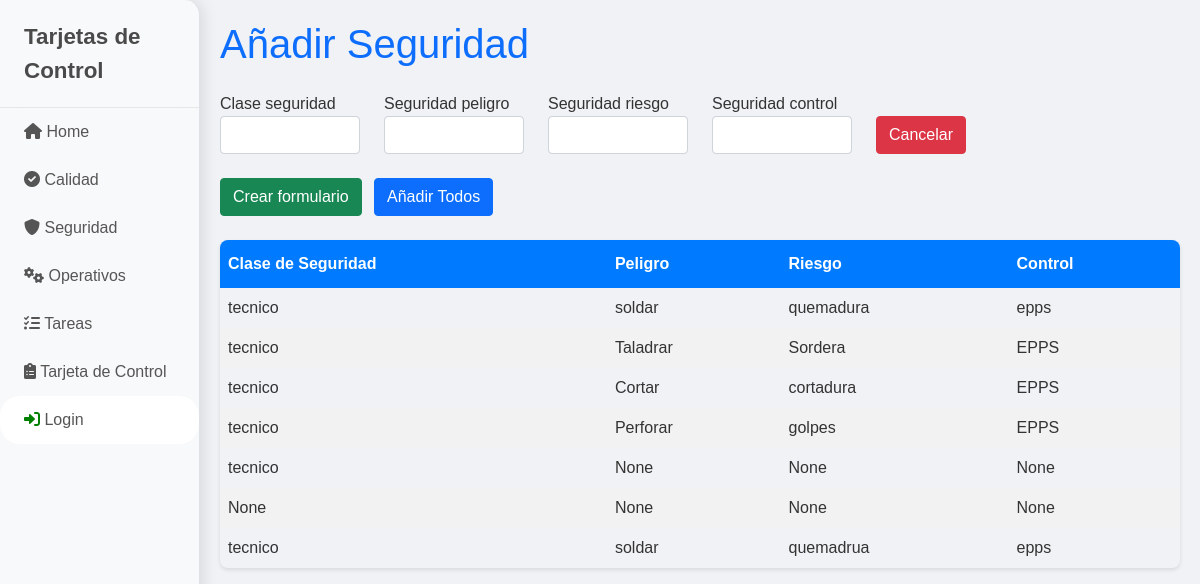
/seguridad/, run on an earlier commit of the app's database.
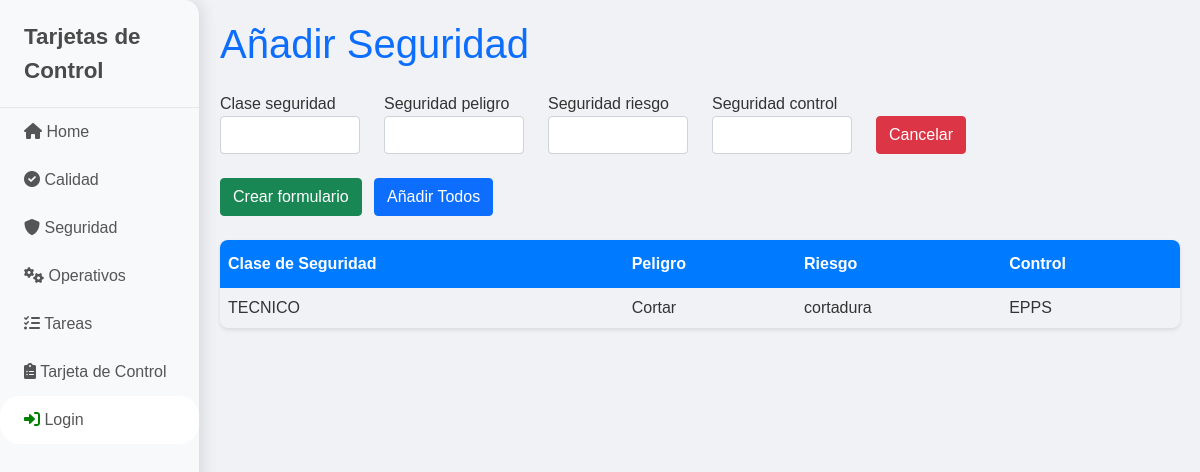
And on a later commit of the database.
### modelos/models.py (models this page shows, shortened)
class RecursoSeguridad(models.Model):
    clase_seguridad = models.CharField(max_length=100, blank=True, null=True)
    seguridad_peligro = models.CharField(max_length=100, blank=True, null=True)
    seguridad_riesgo = models.CharField(max_length=100, blank=True, null=True)
    seguridad_control = models.CharField(max_length=100, blank=True, null=True)

### seguridad/views.py (the view)
# urls.py: path('', views.index, name='calidad_index'),
def index(request):
    context = {'form': SeguridadForm(), 'seguridades': RecursoSeguridad.objects.all()}
    return render(request, 'index_seguridad.html', context)

### seguridad/forms.py
class SeguridadForm(forms.ModelForm):
    class Meta:
        model = RecursoSeguridad
        fields = ('clase_seguridad', 'seguridad_peligro', 'seguridad_riesgo', 'seguridad_control')
        widgets = {
            'clase_seguridad': forms.TextInput(attrs={'class':'form-control'}),
            'seguridad_peligro': forms.TextInput(attrs={'class':'form-control'}),
            'seguridad_riesgo': forms.TextInput(attrs={'class':'form-control'}),
            'seguridad_control': forms.TextInput(attrs={'class':'form-control'}),
        }

### seguridad/templates/index_seguridad.html (shortened to what this page needs)
{% extends 'base.html' %}
{% block content %}
<h1 class="mb-4 text-primary">Añadir Seguridad</h1>
<div id="seguridad-forms">
    {% include 'partials/form_seguridad.html' %}
</div>
<div class="my-4">
    <button type="button" class="btn btn-success me-2" hx-get="{% url 'create-seguridad' %}" hx-target="#seguridad-forms" hx-swap="beforeend">Crear formulario</button>
    <button type="button" class="btn btn-primary" id="submit-all">Añadir Todos</button>
</div>
<table class="table-custom">
    <thead>
        <tr>
            <th>Clase de Seguridad</th>
            <th>Peligro</th>
            <th>Riesgo</th>
            <th>Control</th>
        </tr>
    </thead>
    <tbody id="seguridad-list">
        {% for seguridad in seguridades %}
            {% include 'partials/seguridad.html' %}
        {% endfor %}
    </tbody>
</table>
{% endblock %}

### seguridad/templates/partials/seguridad.html
<tr>
        <td>{{ seguridad.clase_seguridad }}</td>
        <td>{{ seguridad.seguridad_peligro }}</td>
        <td>{{ seguridad.seguridad_riesgo }}</td>
        <td>{{ seguridad.seguridad_control }}</td>
    </tr>

What changed in the data, as far as the page shows it:
removed RecursoSeguridad: clase_seguridad "tecnico", seguridad_peligro "Taladrar", seguridad_riesgo "Sordera", seguridad_control "EPPS"
removed RecursoSeguridad: clase_seguridad "tecnico", seguridad_peligro "Cortar", seguridad_riesgo "cortadura", seguridad_control "EPPS"
removed RecursoSeguridad: clase_seguridad "tecnico", seguridad_peligro "Perforar", seguridad_riesgo "golpes", seguridad_control "EPPS"
removed RecursoSeguridad: clase_seguridad "tecnico", seguridad_peligro "None", seguridad_riesgo "None", seguridad_control "None"
removed RecursoSeguridad: clase_seguridad "None", seguridad_peligro "None", seguridad_riesgo "None", seguridad_control "None"
removed RecursoSeguridad: clase_seguridad "tecnico", seguridad_peligro "soldar", seguridad_riesgo "quemadrua", seguridad_control "epps"
changed RecursoSeguridad: clase_seguridad "tecnico" → "TECNICO"; seguridad_peligro "soldar" → "Cortar"; seguridad_riesgo "quemadura" → "cortadura"; seguridad_control "epps" → "EPPS"
